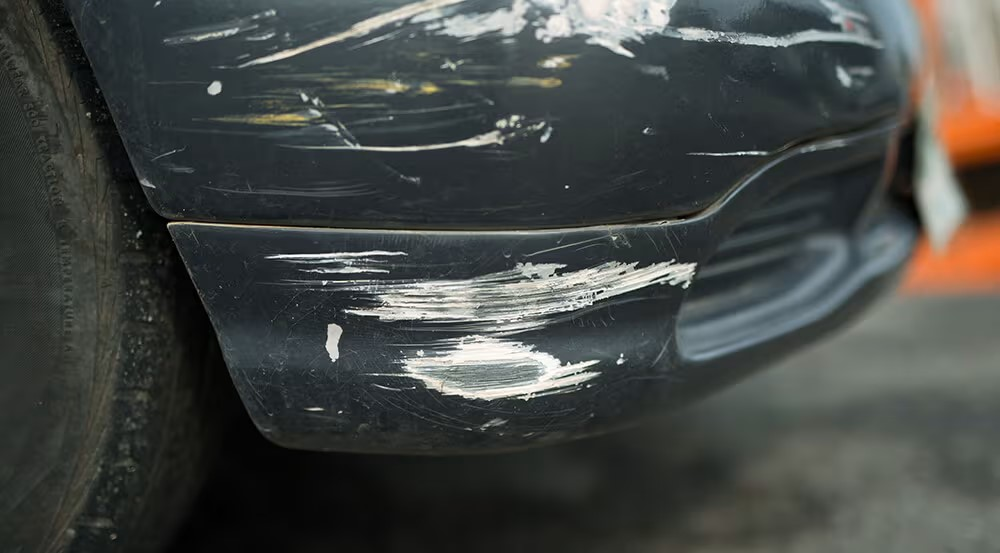
#> input picture web_page/test_img/2scratch.jpg, 1000 x 553 px
$ python -i windshield.py   (imports and definitions only)
#> lines starting #> are read from the running program, lines starting #| are printed output that depends on the picture; after the words box and inside, x2 and y2 are one past the last pixel; in counts of white or black regions, pixels touching at a corner belong together
#> further down, picture is the input picture: shape (553, 1000, 3); mean B, G, R 69.1, 71.7, 68.5

import cv2
import numpy as np

def windshield_detection(image):
    """
    Detects potential damage on a windshield based on contours and lines in the image.

    Parameters:
        image (numpy.ndarray): Input image of the windshield in BGR format.

    Returns:
        tuple:
            contour_image (numpy.ndarray): Processed image with detected contours and lines visualized.
            is_damaged (bool): True if damage is detected, False otherwise.
    """
    min_contour_density = 0.0001
    min_line_count = 90

    # Convert the input image to grayscale
    original_image = cv2.cvtColor(image, cv2.COLOR_BGR2GRAY)
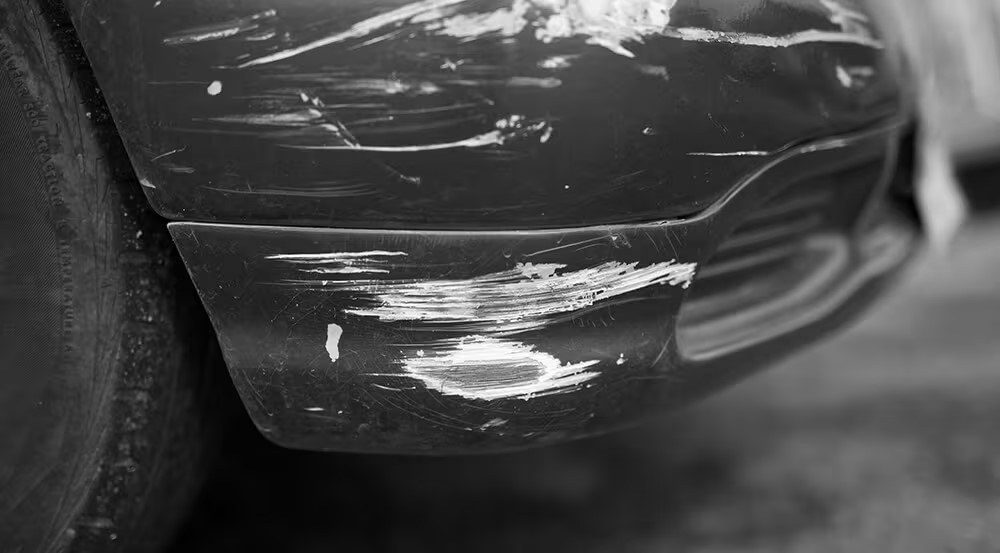
#> original_image: shape (553, 1000); min 0, max 255, mean 70.4

    # Apply binary thresholding
    _, binary_image = cv2.threshold(original_image, 130, 255, cv2.THRESH_BINARY)
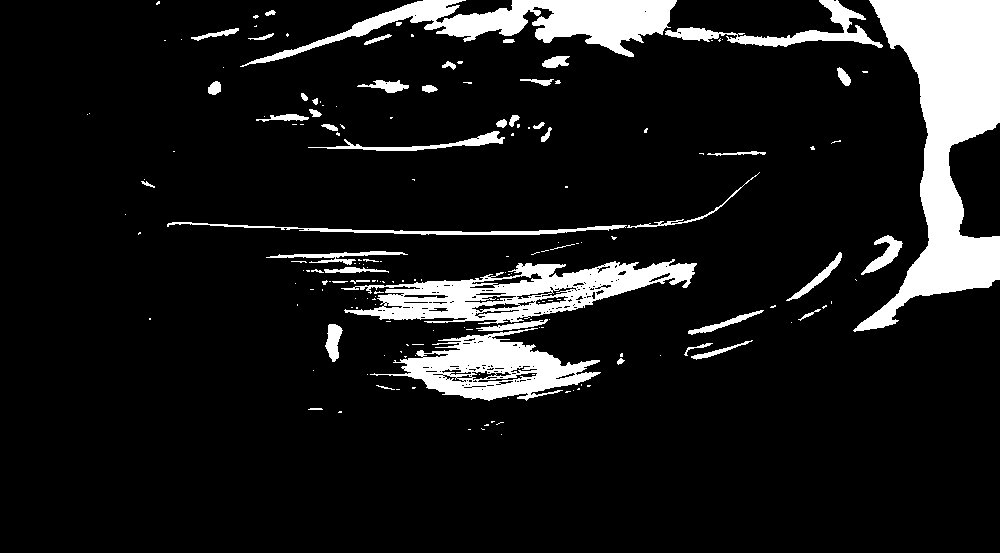
#> binary_image: shape (553, 1000); 10.9% white; 176 white regions (126 under 20 px), largest, box (x1, y1, x2, y2) and area: (853, 0, 1000, 332) 21565, (341, 259, 697, 324) 9854, (240, 0, 677, 67) 9682

    # Apply Gaussian Blur
    blurred = cv2.GaussianBlur(binary_image, (5, 5), 0)
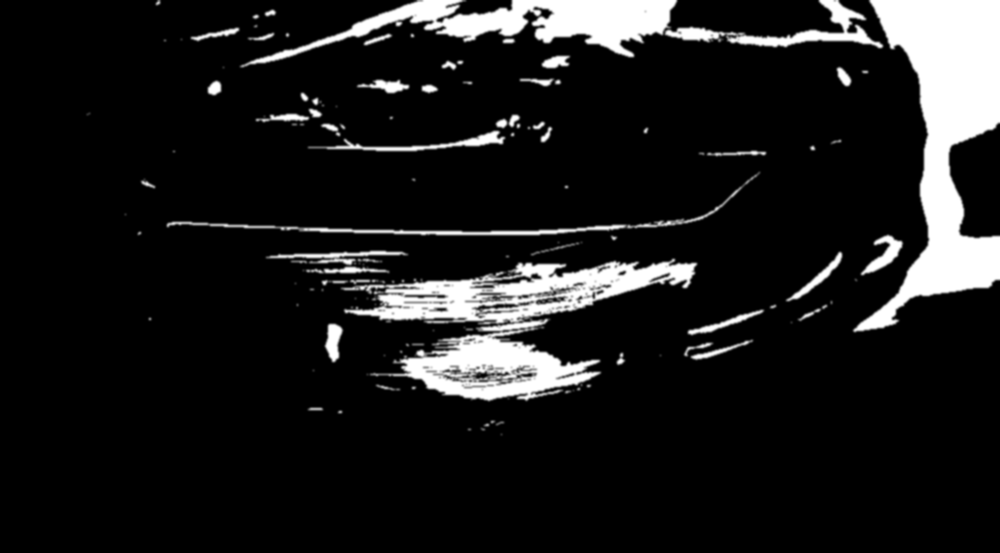
#> blurred: shape (553, 1000); min 0, max 255, mean 27.7

    # Detect edges using Canny edge detection
    edges = cv2.Canny(blurred, 50, 110)
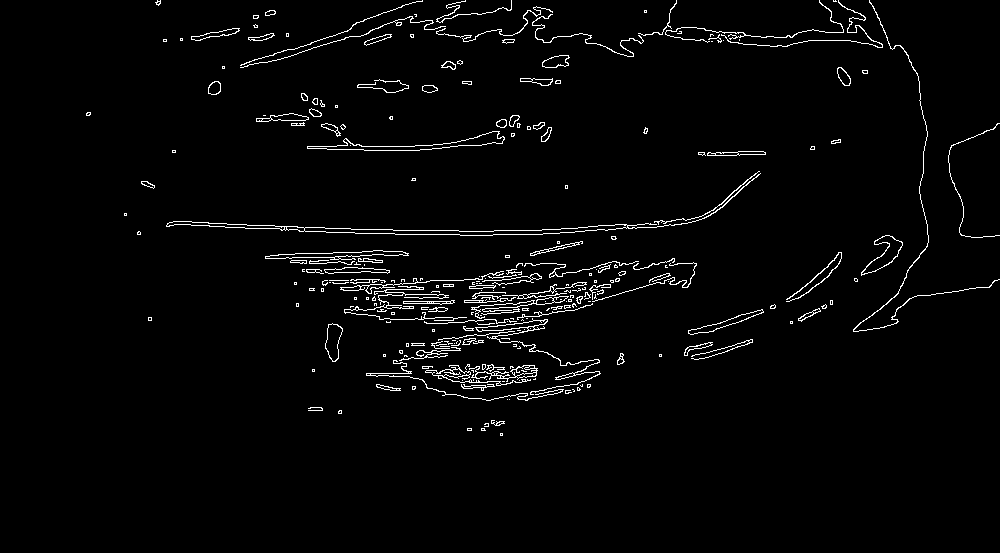
#> edges: shape (553, 1000); 2.5% white in thin lines or dots, all inside (x1, y1, x2, y2) = (86, 0, 1000, 436)

    # Find contours
    contours, _ = cv2.findContours(edges, cv2.RETR_TREE, cv2.CHAIN_APPROX_SIMPLE)
#> contours = 445 contours, 310 with area under 20; largest, box (x1, y1, x2, y2) and area: (166, 173, 761, 236) 1745, (304, 224, 628, 236) 1273, (307, 131, 505, 151) 962, (307, 131, 505, 151) 938, (861, 235, 903, 276) 606
    contour_count = len(contours)
#> contour_count = 445
    image_area = original_image.shape[0] * original_image.shape[1]
#> image_area = 553000
    contour_density = contour_count / image_area
#> contour_density = 0.000805
    print(f"Contour Count: {contour_count}")
#| Contour Count: 445
    print(f"Contour Density: {contour_density:.6f}")
#| Contour Density: 0.000805

    # Sort contours by area in descending order
    sorted_contours = sorted(contours, key=cv2.contourArea, reverse=True)
#> sorted_contours has the same summary as contours

    # Convert edge image to BGR for visualization
    contour_image = cv2.cvtColor(edges, cv2.COLOR_GRAY2BGR)

    # Draw contours on the image
    cv2.drawContours(contour_image, sorted_contours, -1, (0, 255, 0), 2)  # Green contours
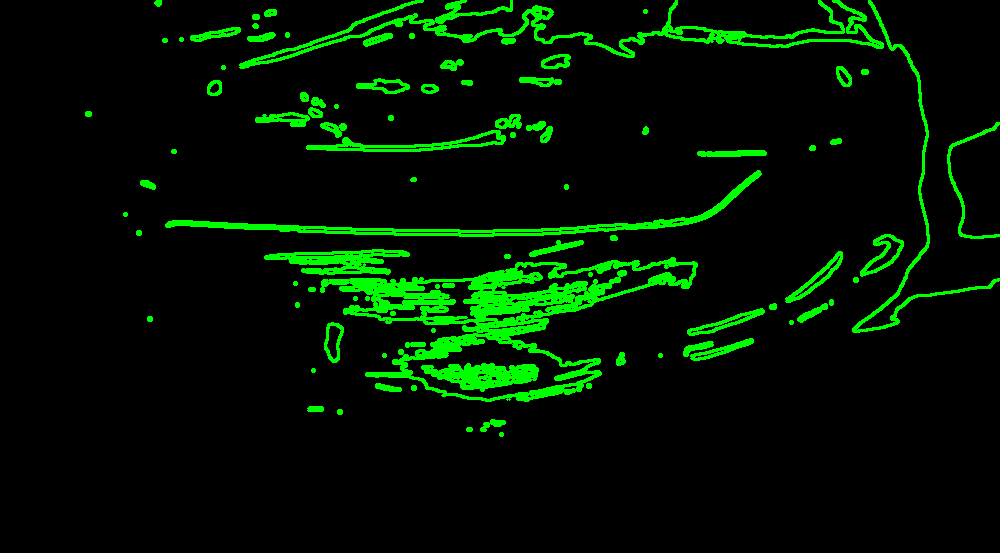
#> contour_image: shape (553, 1000, 3); mean B, G, R 0, 19.1, 0

    # Detect lines using Hough Line Transform
    lines = cv2.HoughLinesP(edges, 1, np.pi / 180, threshold=50, minLineLength=30, maxLineGap=10)
#> lines = 145 rows, first 6: [227, 224, 414, 230], [382, 285, 426, 282], [454, 280, 516, 275], [459, 231, 560, 229], [167, 223, 265, 228], [808, 40, 850, 40]
    line_count = len(lines) if lines is not None else 0
#> line_count = 145

    # Draw Hough lines on the image
    if lines is not None:
        for line in lines:
            x1, y1, x2, y2 = line[0]
            cv2.line(contour_image, (x1, y1), (x2, y2), (255, 0, 0), 2)  # Blue lines
#> this loop made 145 passes
#> (x1, y1, x2, y2) on passes 1 to 12: (227, 224, 414, 230), (382, 285, 426, 282), (454, 280, 516, 275), (459, 231, 560, 229), (167, 223, 265, 228), (808, 40, 850, 40), (472, 298, 610, 286), (602, 299, 674, 277), (457, 395, 496, 367), (451, 300, 511, 299), (340, 287, 381, 284), (518, 263, 556, 263)
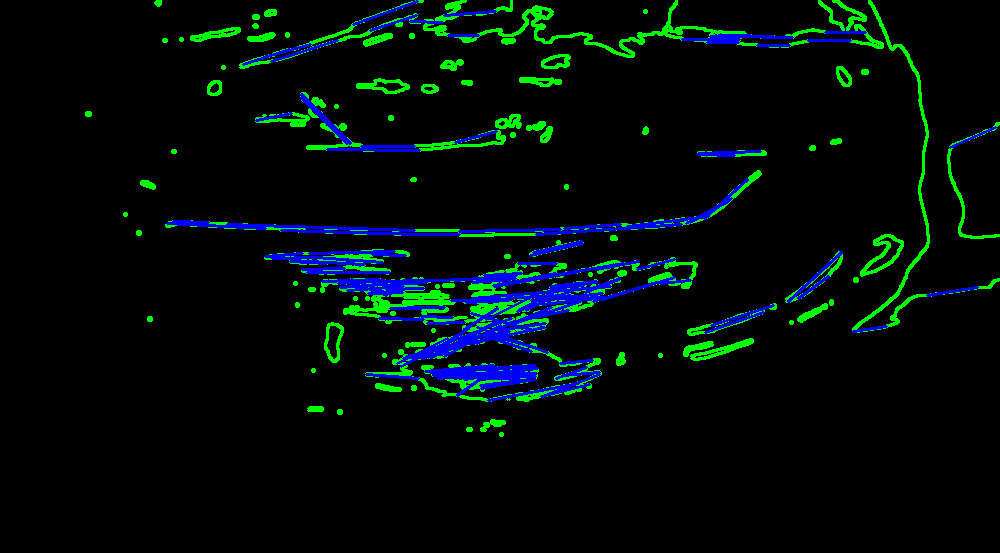
#> contour_image: shape (553, 1000, 3); 3.55% of pixels changed, all inside (x1, y1, x2, y2) = (166, 0, 997, 402)

    # Shattered glass detection logic
    is_damaged = contour_density > min_contour_density and line_count > min_line_count
#> is_damaged = True

    output_image = cv2.cvtColor(contour_image, cv2.COLOR_BGR2RGB)

    return contour_image, is_damaged

>>> import cv2
>>> picture = cv2.imread('test_img/2scratch.jpg')
>>> result = windshield_detection(picture)

$ run again, on web_page/test_img/3scratch.jpg
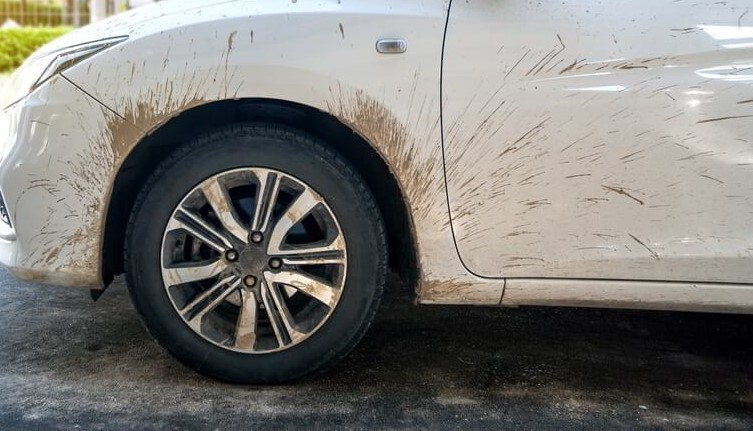
#> input picture web_page/test_img/3scratch.jpg, 753 x 431 px
#> picture is the input picture: shape (431, 753, 3); mean B, G, R 118.9, 122.7, 123.8
#> in windshield_detection, `_, binary_image = cv2.threshold(original_image, 130, 255, cv2.THRESH_B..`:
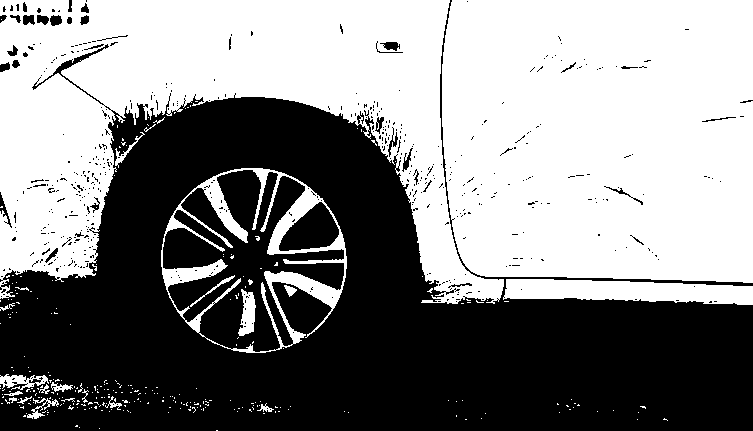
#> binary_image: shape (431, 753); 52.7% white; 507 black regions (471 under 20 px), largest, box (x1, y1, x2, y2) and area: (0, 0, 753, 431) 148491, (279, 202, 339, 251) 1786, (0, 192, 12, 228) 113
#> edges: shape (431, 753); 4.8% white in thin lines or dots
#> contours = 869 contours, 724 with area under 20; largest, box (x1, y1, x2, y2) and area: (160, 167, 348, 354) 27230, (163, 170, 344, 354) 15944, (179, 167, 348, 345) 6891, (279, 201, 339, 251) 1780, (279, 202, 339, 251) 1724
#> contour_count = 869
#> contour_density = 0.00268
#| Contour Count: 869
#| Contour Density: 0.002678
#> sorted_contours has the same summary as contours
#> lines = 196 rows, first 6: [510, 276, 611, 277], [499, 298, 554, 298], [535, 279, 619, 281], [555, 298, 608, 299], [609, 299, 658, 301], [705, 280, 747, 282]
#> line_count = 196
#> the loop in windshield_detection, `for line in lines:` made 196 passes
#> after the loop in windshield_detection, `for line in lines:`:
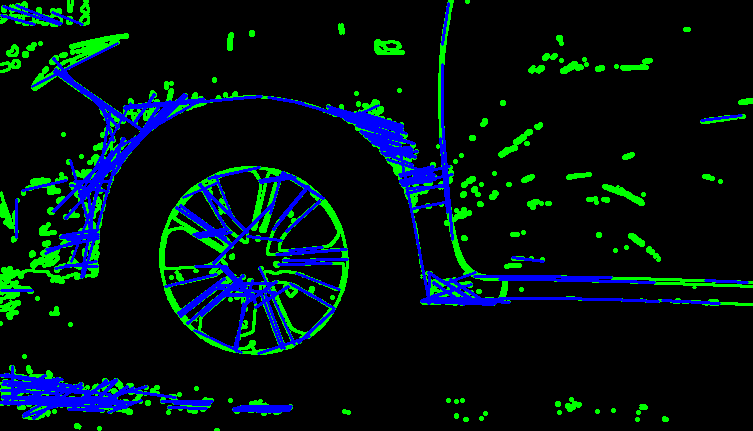
#> contour_image: shape (431, 753, 3); mean B, G, R 19.2, 18.3, 0
#> is_damaged = True

$ run again, on web_page/test_img/5tire.jpg
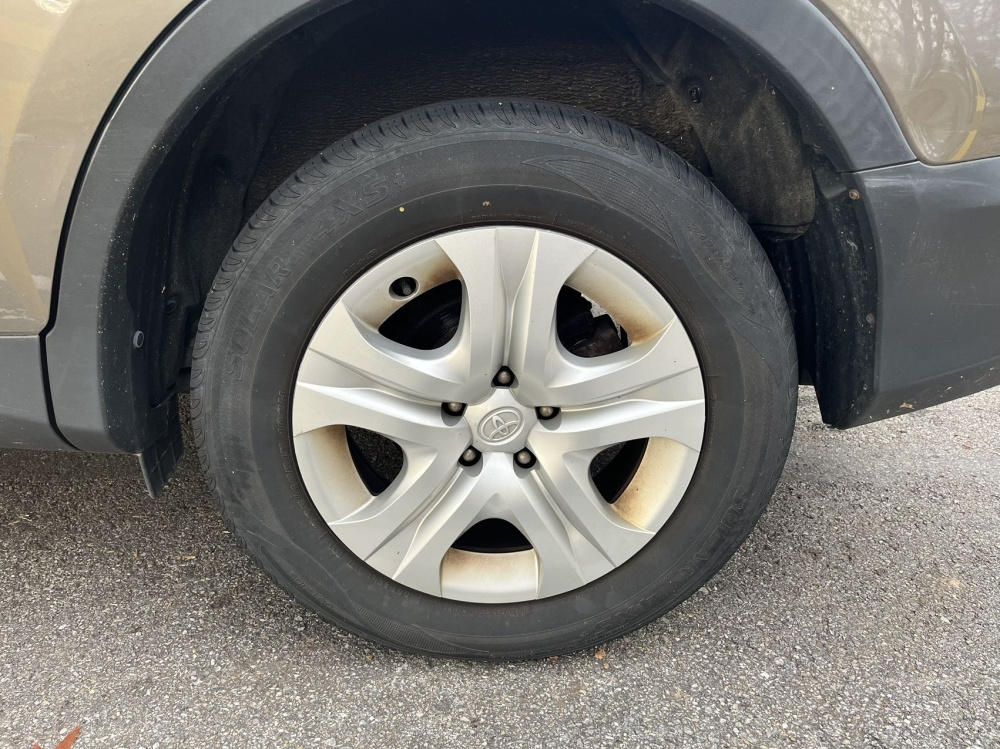
#> input picture web_page/test_img/5tire.jpg, 1000 x 749 px
#> picture is the input picture: shape (749, 1000, 3); mean B, G, R 109.7, 113.7, 115.1
#> in windshield_detection, `_, binary_image = cv2.threshold(original_image, 130, 255, cv2.THRESH_B..`:
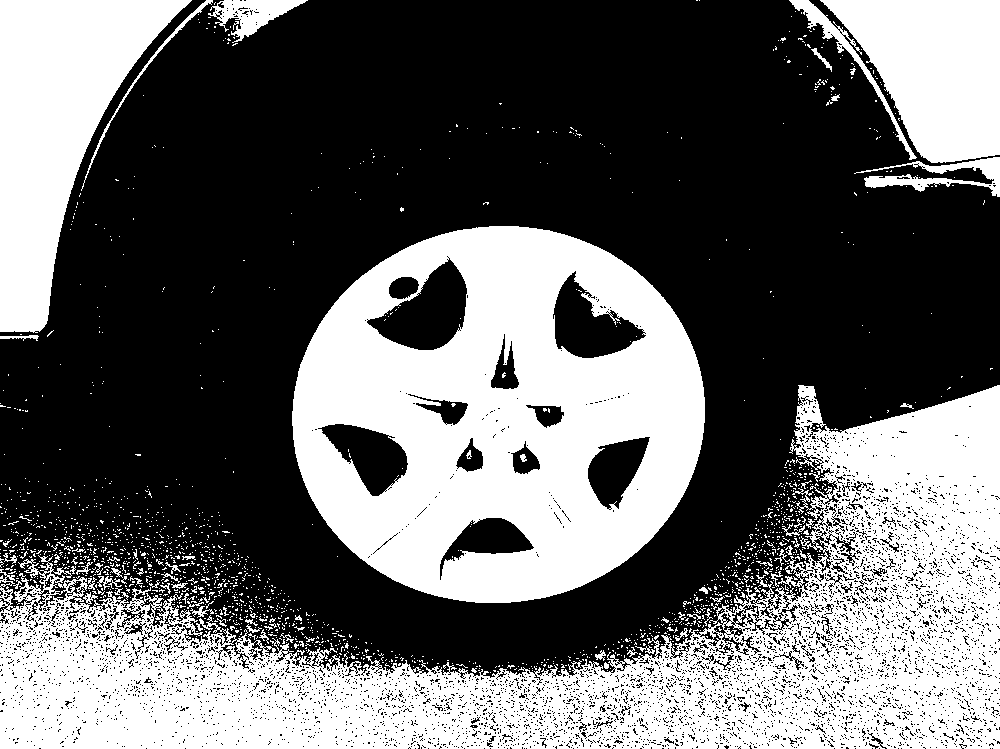
#> binary_image: shape (749, 1000); 40.5% white; 1878 white regions (1804 under 20 px), largest, box (x1, y1, x2, y2) and area: (0, 385, 1000, 749) 137915, (292, 226, 705, 603) 101539, (0, 0, 192, 333) 30810
#> edges: shape (749, 1000); 9% white in thin lines or dots
#> contours = 5072 contours, 4439 with area under 20; largest, box (x1, y1, x2, y2) and area: (291, 225, 705, 603) 122554, (291, 225, 705, 603) 122316, (611, 530, 833, 694) 5462, (367, 256, 469, 350) 4926, (367, 259, 467, 350) 4836
#> contour_count = 5072
#> contour_density = 0.00677
#| Contour Count: 5072
#| Contour Density: 0.006772
#> sorted_contours has the same summary as contours
#> lines = 1232 rows, first 6: [72, 642, 176, 651], [44, 622, 580, 687], [606, 690, 829, 721], [685, 658, 999, 625], [627, 673, 881, 709], [894, 629, 983, 621]
#> line_count = 1232
#> the loop in windshield_detection, `for line in lines:` made 1232 passes
#> after the loop in windshield_detection, `for line in lines:`:
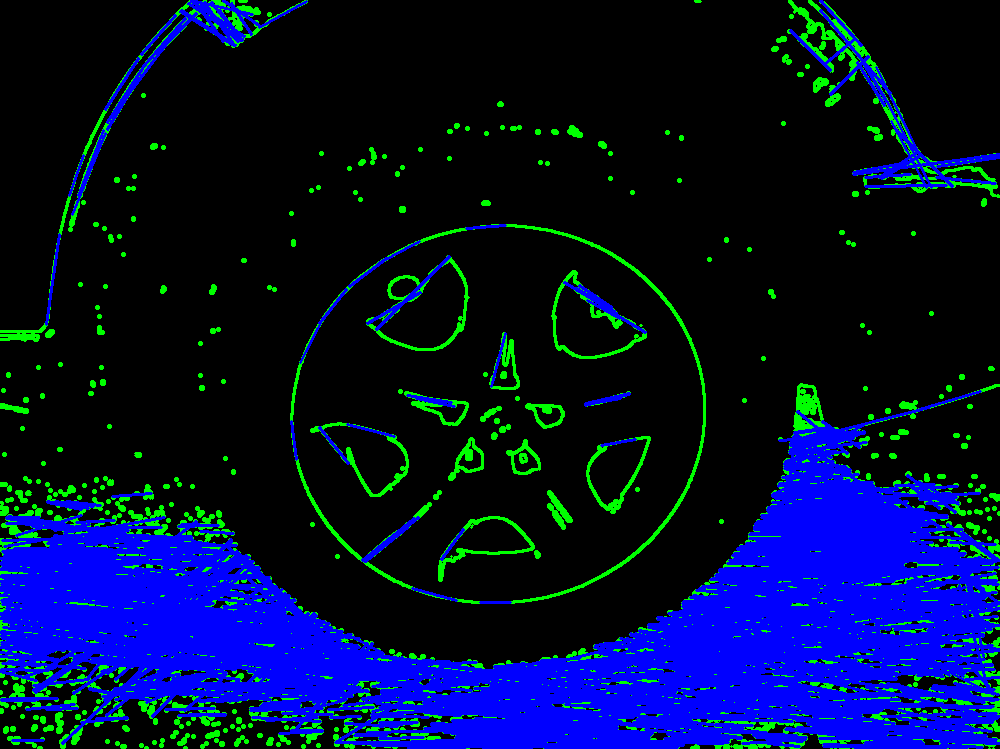
#> contour_image: shape (749, 1000, 3); mean B, G, R 53.8, 14, 0
#> is_damaged = True

$ run again, on web_page/test_img/7windsheild.png
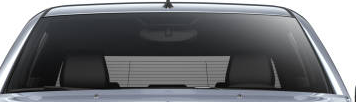
#> input picture web_page/test_img/7windsheild.png, 356 x 102 px
#> picture is the input picture: shape (102, 356, 3); mean B, G, R 120.7, 117, 115.1
#> in windshield_detection, `_, binary_image = cv2.threshold(original_image, 130, 255, cv2.THRESH_B..`:
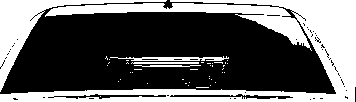
#> binary_image: shape (102, 356); 38.4% white; 42 white regions (37 under 20 px), largest, box (x1, y1, x2, y2) and area: (0, 0, 356, 102) 10675, (0, 0, 167, 92) 2610, (110, 56, 229, 61) 340, (131, 62, 199, 64) 133, (134, 65, 201, 67) 99
#> edges: shape (102, 356); 8.6% white in thin lines or dots
#> contours = 70 contours, 51 with area under 20; largest, box (x1, y1, x2, y2) and area: (0, 0, 336, 95) 468, (105, 55, 229, 74) 461, (42, 93, 294, 100) 371, (171, 1, 287, 11) 258, (125, 56, 203, 61) 244
#> contour_count = 70
#> contour_density = 0.00193
#| Contour Count: 70
#| Contour Density: 0.001928
#> sorted_contours has the same summary as contours
#> lines = 26 rows, first 6: [107, 4, 233, 2], [85, 97, 241, 97], [90, 94, 248, 94], [111, 89, 167, 88], [33, 15, 96, 13], [97, 12, 129, 12]
#> line_count = 26
#> the loop in windshield_detection, `for line in lines:` made 26 passes
#> after the loop in windshield_detection, `for line in lines:`:
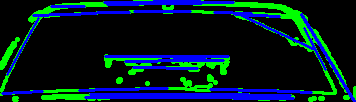
#> contour_image: shape (102, 356, 3); mean B, G, R 35.4, 28.5, 0
#> is_damaged = False
